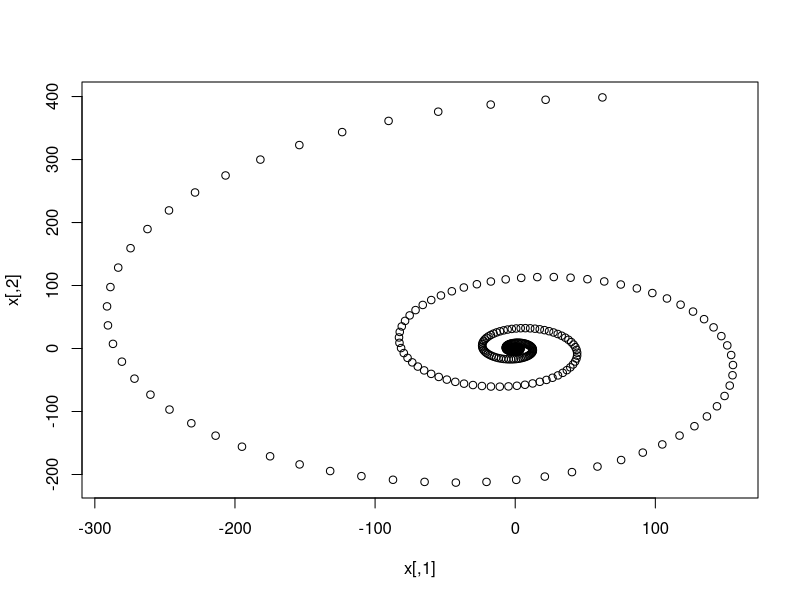
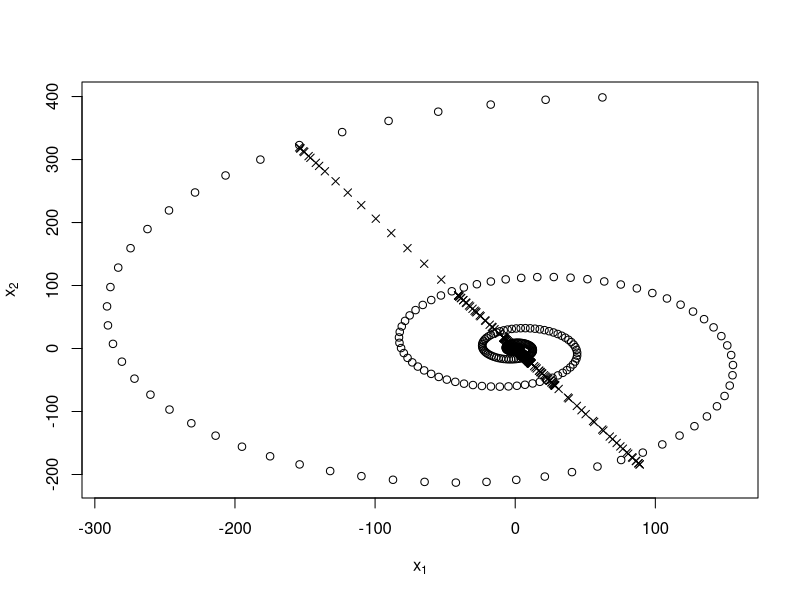
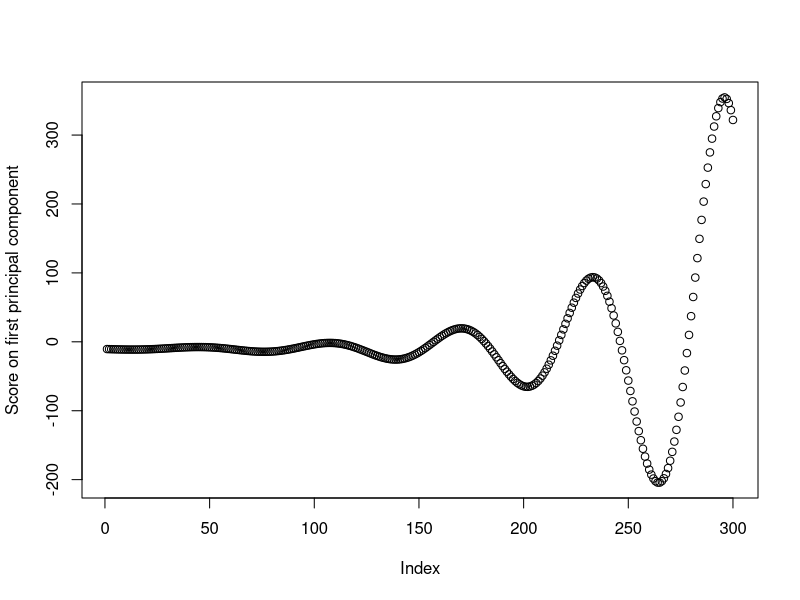
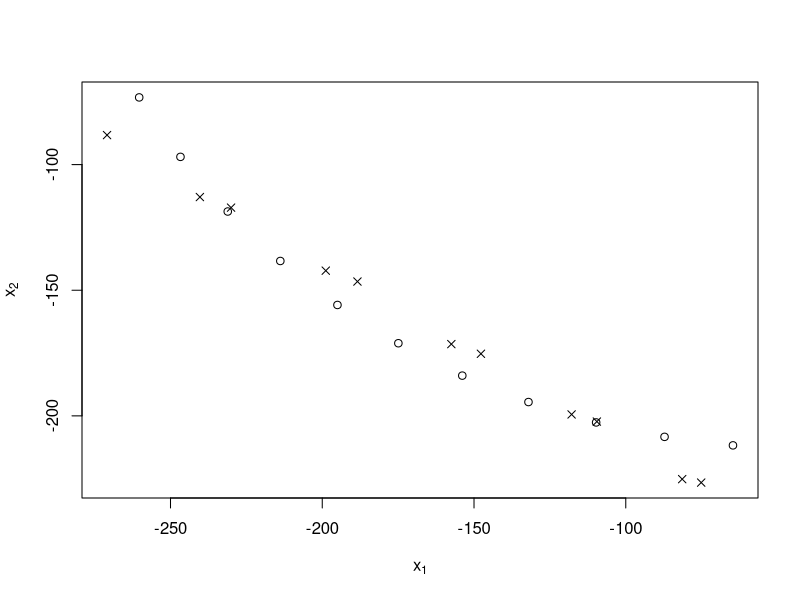
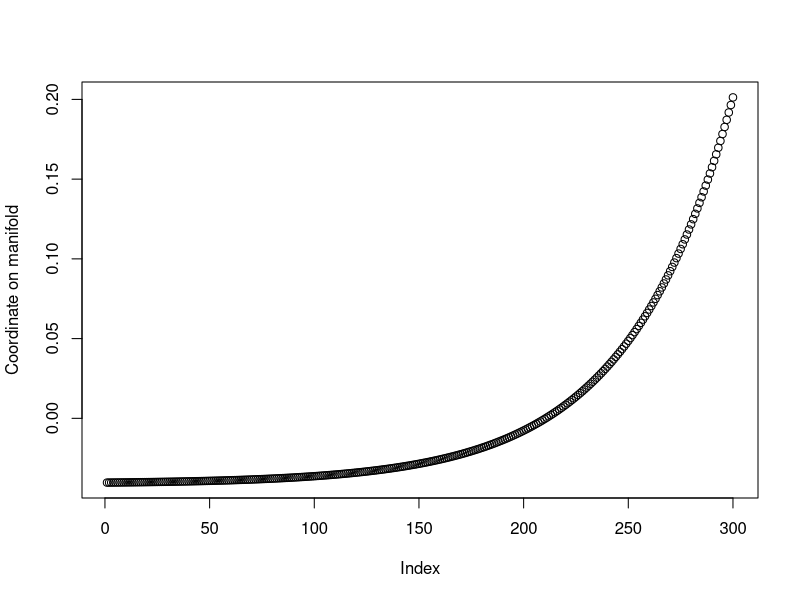
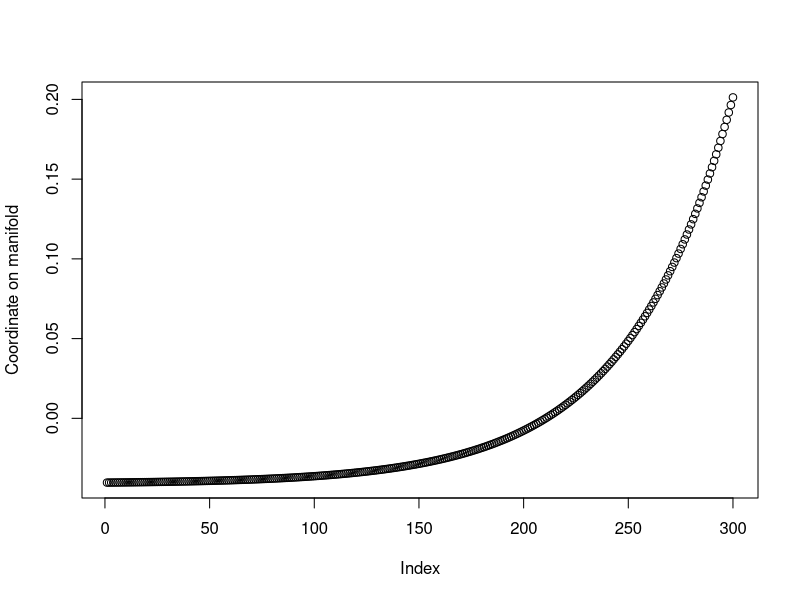
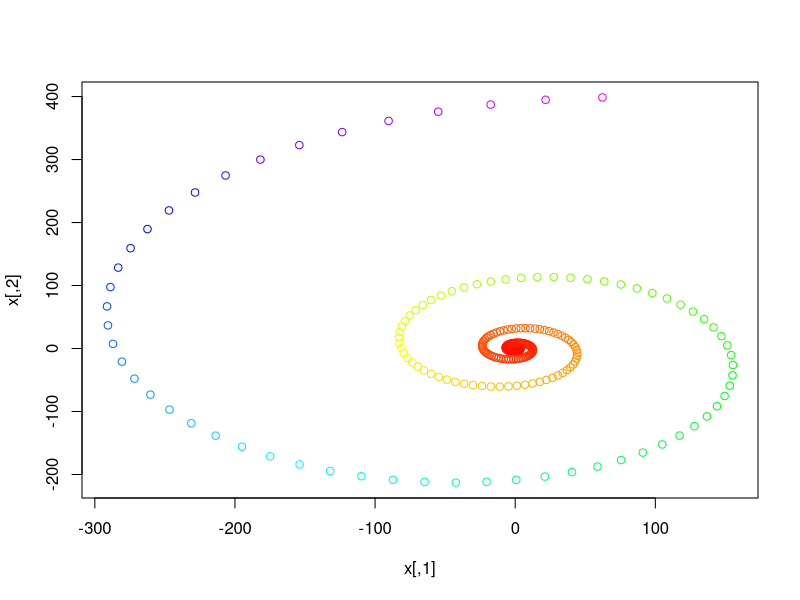

These figures' R source, in order:
## ----include=FALSE------------------------------------------------------------
##### _Advanced Data Analysis from an Elementary Point of View_ #####
# R code for the chapter "Nonlinear Dimensionality Reduction"
# Please do not re-distribute or use without attribution
# http://www.stat.cmu.edu/~cshalizi/ADAfaEPoV/




## ----spiral-creation, echo=FALSE----------------------------------------------
x=matrix(c(exp(-0.2*(-(1:300)/10))*cos(-(1:300)/10),
           exp(-0.2*(-(1:300)/10))*sin(-(1:300)/10)),
         ncol=2)
plot(x)



## ----spiral-with-pca, echo=FALSE----------------------------------------------
fit.all <- prcomp(x)
approx.all <- fit.all$x[,1]%*%t(fit.all$rotation[,1])
plot(x,xlab=expression(x[1]),ylab=expression(x[2]))
points(approx.all,pch=4)



## ----pca-of-spiral, echo=FALSE------------------------------------------------
plot(fit.all$x[,1], ylab="Score on first principal component")



## ----arc-segment, echo=FALSE--------------------------------------------------
fit = prcomp(x[270:280,])
pca.approx = fit$x[,1]%*%t(fit$rotation[,1])+colMeans(x[270:280,])
plot(rbind(x[270:280,],pca.approx),type="n",
     xlab=expression(x[1]),ylab=expression(x[2]))
points(x[270:280,])
points(pca.approx,pch=4)



## -----------------------------------------------------------------------------
# Local linear embedding of data vectors
# Inputs: n*p matrix of vectors, number of dimensions q to find (< p),
  # number of nearest neighbors per vector, scalar regularization setting
# Calls: find.kNNs, reconstruction.weights, coords.from.weights
# Output: n*q matrix of new coordinates
lle <- function(x,q,k=q+1,alpha=0.01) {
  stopifnot(q>0, q<ncol(x), k>q, alpha>0) # sanity checks
  kNNs = find.kNNs(x,k) # should return an n*k matrix of indices
  w = reconstruction.weights(x,kNNs,alpha) # n*n weight  matrix
  coords = coords.from.weights(w,q) # n*q coordinate matrix
  return(coords)
}


## -----------------------------------------------------------------------------
# Find multiple nearest neighbors in a data frame
# Inputs: n*p matrix of data vectors, number of neighbors to find,
  # optional arguments to dist function
# Calls: smallest.by.rows
# Output: n*k matrix of the indices of nearest neighbors
find.kNNs <- function(x,k,...) {
  x.distances = dist(x,...) # Uses the built-in distance function
  x.distances = as.matrix(x.distances) # need to make it a matrix
  kNNs = smallest.by.rows(x.distances,k+1) # see text for +1
  return(kNNs[,-1]) # see text for -1
}


## -----------------------------------------------------------------------------
# Find the k smallest entries in each row of an array
# Inputs: n*p array, p >= k, number of smallest entries to find
# Output: n*k array of column indices for smallest entries per row
smallest.by.rows <- function(m,k) {
  stopifnot(ncol(m) >= k) # Otherwise "k smallest" is meaningless
  row.orders = t(apply(m,1,order))
  k.smallest = row.orders[,1:k]
  return(k.smallest)
}


## -----------------------------------------------------------------------------
(r <- matrix(c(7,3,2,4),nrow=2))
smallest.by.rows(r,1)
smallest.by.rows(r,2)


## -----------------------------------------------------------------------------
round(as.matrix(dist(x[1:5,])),2)
smallest.by.rows(as.matrix(dist(x[1:5,])),3)


## -----------------------------------------------------------------------------
find.kNNs(x[1:5,],2)


## -----------------------------------------------------------------------------
# Least-squares weights for linear approx. of data from neighbors
# Inputs: n*p matrix of vectors, n*k matrix of neighbor indices,
  # scalar regularization setting
# Calls: local.weights
# Outputs: n*n matrix of weights
reconstruction.weights <- function(x,neighbors,alpha) {
  stopifnot(is.matrix(x),is.matrix(neighbors),alpha>0)
  n=nrow(x)
  stopifnot(nrow(neighbors) == n)
  w = matrix(0,nrow=n,ncol=n)
  for (i in 1:n) {
    i.neighbors = neighbors[i,]
    w[i,i.neighbors] = local.weights(x[i,],x[i.neighbors,],alpha)
  }
  return(w)
}


## -----------------------------------------------------------------------------
# Calculate local reconstruction weights from vectors
# Inputs: focal vector (1*p matrix), k*p matrix of neighbors,
  # scalar regularization setting
# Outputs: length k vector of weights, summing to 1
local.weights <- function(focal,neighbors,alpha) {
  # basic matrix-shape sanity checks
  stopifnot(nrow(focal)==1,ncol(focal)==ncol(neighbors))
  # Should really sanity-check the rest (is.numeric, etc.)
  k = nrow(neighbors)
  # Center on the focal vector
  neighbors=t(t(neighbors)-focal) # exploits recycling rule, which
    # has a weird preference for columns
  gram = neighbors %*% t(neighbors)
  # Try to solve the problem without regularization
  weights = try(solve(gram,rep(1,k)))
    # The try() function tries to evaluate its argument and returns
    # the value if successful; otherwise it returns an error
    # message of class "try-error"
  if (identical(class(weights),"try-error")) {
    # Un-regularized solution failed, try to regularize
      # ATTN: It'd be better to examine the error, and check
      # if it's something regularization could fix, before
      # trying a regularized version of the problem
    weights = solve(gram+alpha*diag(k),rep(1,k))
  }
  # Enforce the unit-sum constraint
  weights = weights/sum(weights)
  return(weights)
}


## -----------------------------------------------------------------------------
matrix(mapply("*",local.weights(x[1,],x[2:3,],0.01),x[2:3,]),nrow=2)
colSums(matrix(mapply("*",local.weights(x[1,],x[2:3,],0.01),x[2:3,]),nrow=2))
colSums(matrix(mapply("*",local.weights(x[1,],x[2:3,],0.01),x[2:3,]),nrow=2)) - x[1,]


## -----------------------------------------------------------------------------
colSums(matrix(mapply("*",local.weights(x[1,],x[2:4,],0.01),x[2:4,]),nrow=3)) -x[1,]


## -----------------------------------------------------------------------------
x.2NNs <- find.kNNs(x,2)
x.2NNs[1,]
local.weights(x[1,],x[x.2NNs[1,],],0.01)
wts<-reconstruction.weights(x,x.2NNs,0.01)
sum(wts[1,] != 0)
all(rowSums(wts != 0)==2)
all(rowSums(wts) == 1)
summary(rowSums(wts))


## -----------------------------------------------------------------------------
sum(wts[1,]) == 1
sum(wts[1,])
sum(wts[1,]) - 1
summary(rowSums(wts)-1)


## -----------------------------------------------------------------------------
all.equal(rowSums(wts), rep(1, ncol(wts)))


## -----------------------------------------------------------------------------
# Get approximation weights from indices of point and neighbors
# Inputs: index of focal point, n*p matrix of vectors, n*k matrix
  # of nearest neighbor indices, scalar regularization setting
# Calls: local.weights
# Output: vector of n reconstruction weights
local.weights.for.index <- function(focal,x,NNs,alpha) {
  n = nrow(x)
  stopifnot(n> 0, 0 < focal, focal <= n, nrow(NNs)==n)
  w = rep(0,n)
  neighbors = NNs[focal,]
  wts = local.weights(x[focal,],x[neighbors,],alpha)
  w[neighbors] = wts
  return(w)
}


## -----------------------------------------------------------------------------
w.1 = local.weights.for.index(1,x,x.2NNs,0.01)
w.1[w.1 != 0]
which(w.1 != 0)


## -----------------------------------------------------------------------------
# Local linear approximation weights, without iteration
# Inputs: n*p matrix of vectors, n*k matrix of neighbor indices,
  # scalar regularization setting
# Calls: local.weights.for.index
# Outputs: n*n matrix of reconstruction weights
reconstruction.weights.2 <- function(x,neighbors,alpha) {
  # Sanity-checking should go here
  n = nrow(x)
  w = sapply(1:n, local.weights.for.index, x=x, NNs=neighbors,
             alpha=alpha)
  w = t(w) # sapply returns the transpose of the matrix we want
  return(w)
}


## -----------------------------------------------------------------------------
wts.2 = reconstruction.weights.2(x,x.2NNs,0.01)
identical(wts.2,wts)


## -----------------------------------------------------------------------------
# Find intrinsic coordinates from local linear approximation weights
# Inputs: n*n matrix of weights, number of dimensions q, numerical
  # tolerance for checking the row-sum constraint on the weights
# Output: n*q matrix of new coordinates on the manifold
coords.from.weights <- function(w,q,tol=1e-7) {
  n=nrow(w)
  stopifnot(ncol(w)==n) # Needs to be square
  # Check that the weights are normalized
    # to within tol > 0 to handle round-off error
  stopifnot(all(abs(rowSums(w)-1) < tol))
  # Make the Laplacian
  M = t(diag(n)-w)%*%(diag(n)-w)
    # diag(n) is n*n identity matrix
  soln = eigen(M) # eigenvalues and eigenvectors (here,
    # eigenfunctions), in order of decreasing eigenvalue
  coords = soln$vectors[,((n-q):(n-1))] # bottom eigenfunctions
    # except for the trivial one
  return(coords)
}


## -----------------------------------------------------------------------------
spiral.lle = coords.from.weights(wts,1)
plot(spiral.lle,ylab="Coordinate on manifold")
all(diff(spiral.lle) > 0)


## ----lle-coordinate,echo=FALSE------------------------------------------------
plot(coords.from.weights(wts,1),ylab="Coordinate on manifold")



## ----spiral-rainbow,echo=FALSE------------------------------------------------
plot(x,col=rainbow(300,end=5/6)[cut(spiral.lle,300,labels=FALSE)])



## -----------------------------------------------------------------------------
all.equal(lle(x,1,2), spiral.lle)

